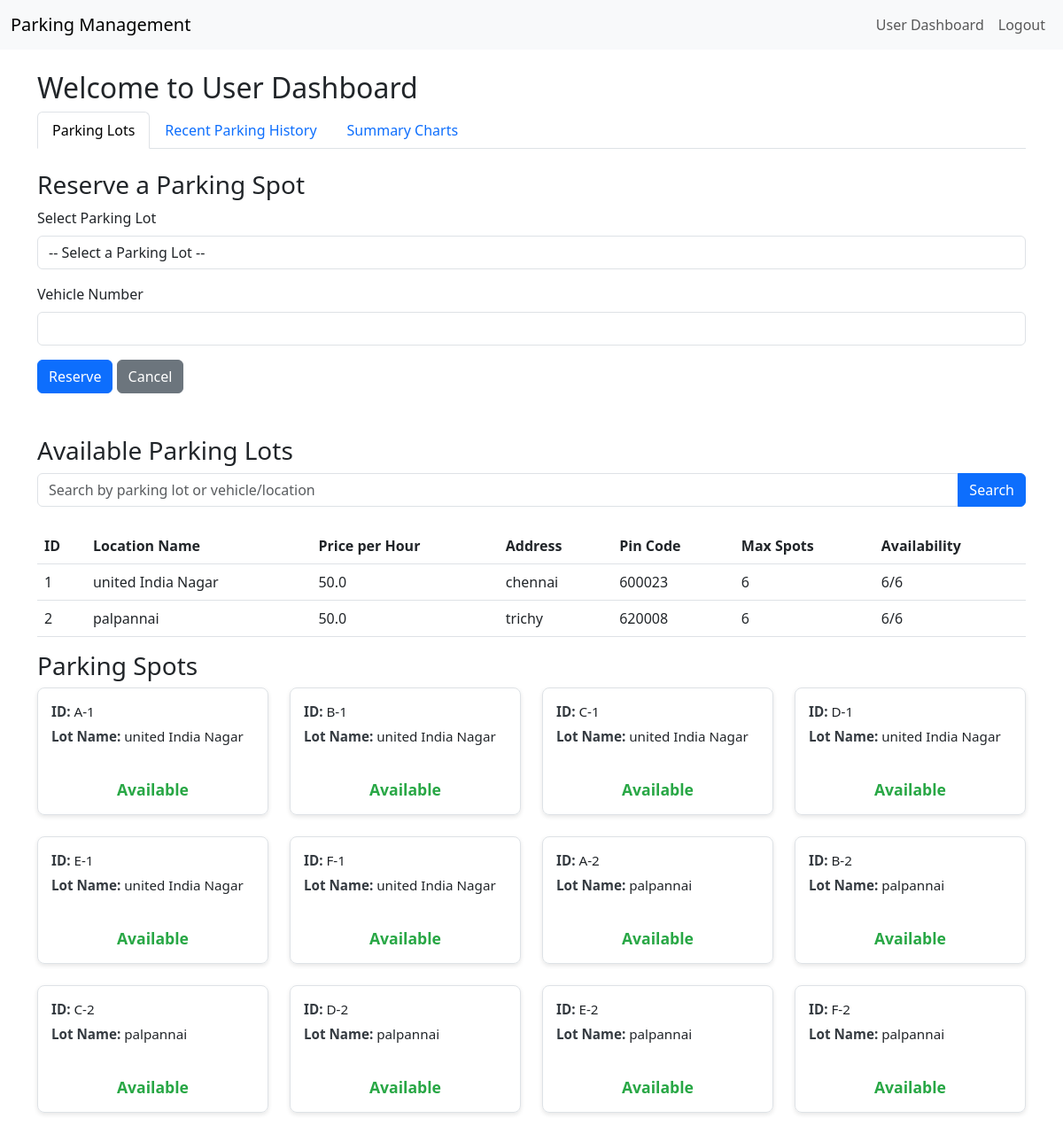
Page /user/dashboard (signed in) on the earlier database version.
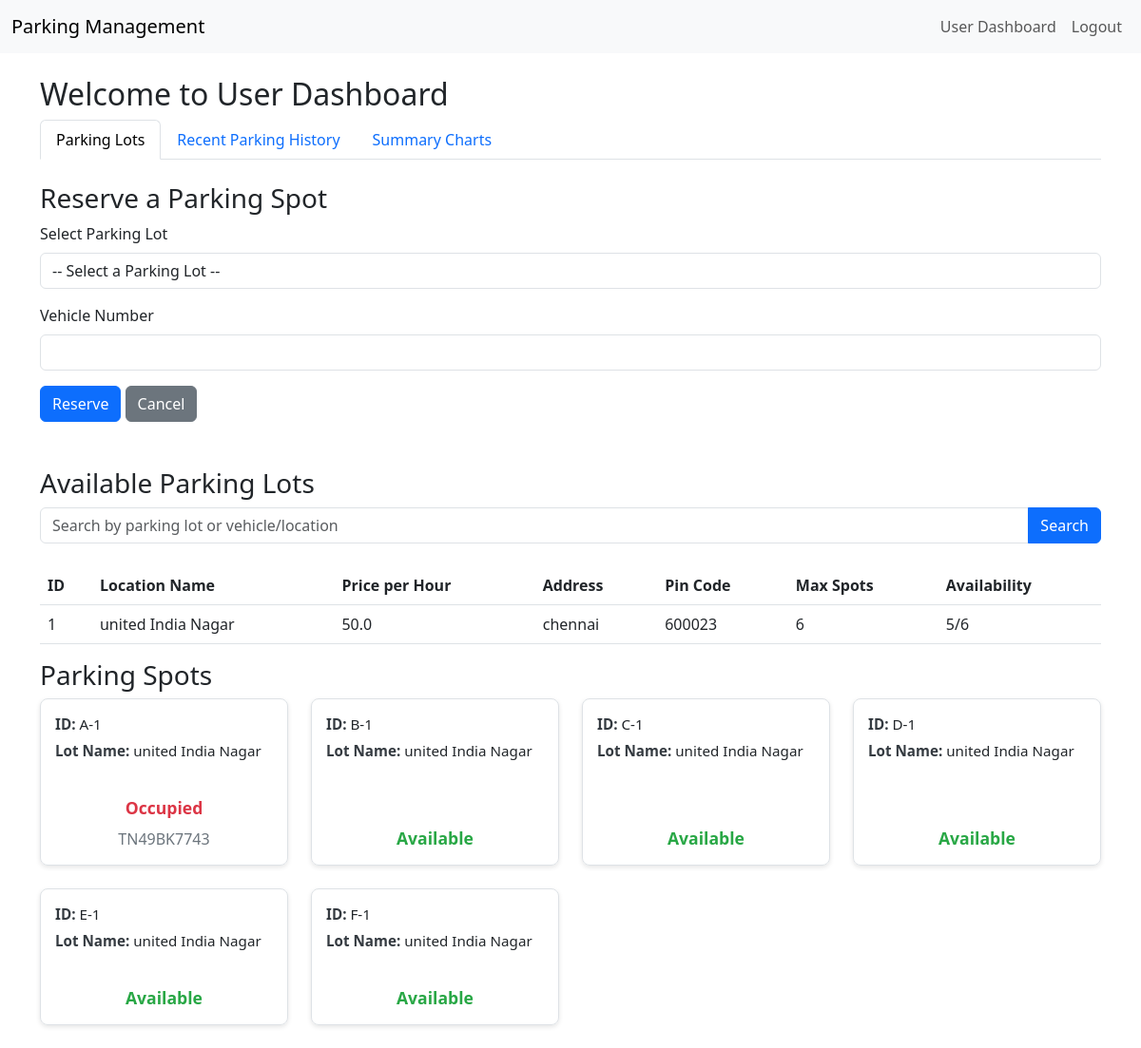
Same page on the later database version.
### models.py (models this page shows)
class ParkingLot(db.Model):
    id = db.Column(db.Integer, primary_key=True)
    prime_location_name = db.Column(db.String(100), nullable=False)
    price = db.Column(db.Float, nullable=False)
    address = db.Column(db.String(200), nullable=False)
    pin_code = db.Column(db.String(10), nullable=False)
    maximum_number_of_spots = db.Column(db.Integer, nullable=False)

class ParkingSpot(db.Model):
    id = db.Column(db.Integer, primary_key=True)
    lot_id = db.Column(db.Integer, db.ForeignKey('parking_lot.id'), nullable=False)
    status = db.Column(db.String(1), nullable=False, default='A')

class Reservation(db.Model):
    id = db.Column(db.Integer, primary_key=True)
    spot_id = db.Column(db.Integer, db.ForeignKey('parking_spot.id'), nullable=False)
    user_id = db.Column(db.Integer, db.ForeignKey('user.id'), nullable=False)
    vehicle_number = db.Column(db.String(20), nullable=True)
    parking_timestamp = db.Column(db.DateTime, nullable=False)
    leaving_timestamp = db.Column(db.DateTime, nullable=True)
    parking_cost = db.Column(db.Float, nullable=True)

### app.py (the view)
@app.route('/user/dashboard')
def user_dashboard():
    user = get_current_user()
    if not user or user.role != 'user':
        flash('User access required.', 'danger')
        return redirect(url_for('login'))
    lots = ParkingLot.query.all()
    spots = ParkingSpot.query.all()
    active_reservations = Reservation.query.filter_by(leaving_timestamp=None).all()
    reservation_dict = {res.spot_id: res for res in active_reservations}
    lot_dict = {lot.id: lot for lot in lots}
    spots_with_lots = []
    for spot in spots:
        spots_with_lots.append({
            'spot': spot,
            'lot': lot_dict.get(spot.lot_id),
            'reservation': reservation_dict.get(spot.id)
        })
    history = Reservation.query.filter_by(user_id=user.id).order_by(Reservation.parking_timestamp.desc()).all()
    history_with_spots = []
    for res in history:
        spot = ParkingSpot.query.get(res.spot_id)
        history_with_spots.append({
            'reservation': res,
            'lot_id': spot.lot_id if spot else 'N/A'
        })
    total_reservations = len(history)
    active_reservations_count = len([res for res in history if res.leaving_timestamp is None])
    total_lots = len(lots)
    total_spots = len(spots)
    occupied_spots = len([spot for spot in spots if spot.status == 'O'])
    available_spots = total_spots - occupied_spots
    reservation = Reservation.query.filter_by(user_id=user.id, leaving_timestamp=None).first()
    reserved_spot = None
    reserved_lot = None
    if reservation:
        reserved_spot = ParkingSpot.query.get(reservation.spot_id)
        reserved_lot = ParkingLot.query.get(reserved_spot.lot_id)
    return render_template('user_dashboard.html', user=user, lots=lots, spots_with_lots=spots_with_lots, reservation=reservation, reserved_spot=reserved_spot, reserved_lot=reserved_lot, history=history_with_spots, total_reservations=total_reservations, active_reservations_count=active_reservations_count, total_lots=total_lots, total_spots=total_spots, occupied_spots=occupied_spots, available_spots=available_spots)

### app.py (called while the page is built)
def chr_filter(value):
    return chr(value)

def get_current_user():
    if 'user_id' in session:
        user = User.query.get(session['user_id'])
        print(f"Current user: {user.username if user else 'None'}")
        return user
    print("No user_id in session")
    return None

@app.context_processor
def utility_processor():
    return dict(get_current_user=get_current_user)

### templates/user_dashboard.html (shortened to what this page needs)
{% extends "base.html" %}
{% block content %}
<h2>Welcome to User Dashboard</h2>
<ul class="nav nav-tabs mb-4">
    <li class="nav-item">
        <a class="nav-link {% if not request.args.get('tab') or request.args.get('tab') == 'lots' %}active{% endif %}" href="{{ url_for('user_dashboard') }}">Parking Lots</a>
    </li>
    <li class="nav-item">
        <a class="nav-link {% if request.args.get('tab') == 'history' %}active{% endif %}" href="{{ url_for('user_dashboard') }}?tab=history">Recent Parking History</a>
    </li>
    <li class="nav-item">
        <a class="nav-link {% if request.args.get('tab') == 'summary' %}active{% endif %}" href="{{ url_for('user_dashboard') }}?tab=summary">Summary Charts</a>
    </li>
</ul>
{% if not request.args.get('tab') or request.args.get('tab') == 'lots' %}
    <h3>Reserve a Parking Spot</h3>
    <form method="POST" action="{{ url_for('reserve_spot') }}">
        <div class="mb-3">
            <label for="lot_id" class="form-label">Select Parking Lot</label>
            <select class="form-control" id="lot_id" name="lot_id" required>
                <option value="">-- Select a Parking Lot --</option>
            </select>
        </div>
        <div class="mb-3">
            <label for="vehicle_number" class="form-label">Vehicle Number</label>
            <input type="text" class="form-control" id="vehicle_number" name="vehicle_number" required>
        </div>
        <button type="submit" class="btn btn-primary">Reserve</button>
        <a href="{{ url_for('user_dashboard') }}" class="btn btn-secondary">Cancel</a>
    </form>
    <h3 class="mt-5">Available Parking Lots</h3>
    <form class="mb-4" method="GET" action="{{ url_for('user_search_lots') }}">
        <div class="input-group">
            <input type="text" class="form-control" name="query" placeholder="Search by parking lot or vehicle/location">
            <button type="submit" class="btn btn-primary">Search</button>
        </div>
    </form>
    <table class="table">
        <thead>
            <tr>
                <th>ID</th>
                <th>Location Name</th>
                <th>Price per Hour</th>
                <th>Address</th>
                <th>Pin Code</th>
                <th>Max Spots</th>
                <th>Availability</th>
            </tr>
        </thead>
        <tbody>
            {% for lot in lots %}
            <tr>
                <td>{{ lot.id }}</td>
                <td>{{ lot.prime_location_name }}</td>
                <td>{{ lot.price }}</td>
                <td>{{ lot.address }}</td>
                <td>{{ lot.pin_code }}</td>
                <td>{{ lot.maximum_number_of_spots }}</td>
                <td>
                    {% set available = spots_with_lots|selectattr('spot.lot_id', 'equalto', lot.id)|selectattr('spot.status', 'equalto', 'A')|list|length %}
                    {{ available }}/{{ lot.maximum_number_of_spots }}
                </td>
            </tr>
            {% endfor %}
        </tbody>
    </table>
    <h3>Parking Spots</h3>
    <div class="row">
        {% set grouped_spots = spots_with_lots|groupby('spot.lot_id') %}
        {% for lot_id, lot_spots in grouped_spots %}
            {% for item in lot_spots|sort(attribute='spot.id') %}
                {% set position = loop.index %}
                {% set letter = (position + 64)|chr %}
                <div class="col-12 col-sm-6 col-md-4 col-lg-3 mb-4">
                    <div class="spot-card">
                        <div>
                            <div class="spot-info">
                                <strong>ID:</strong> {{ letter }}-{{ item.spot.lot_id }}
                            </div>
                            <div class="spot-info">
                                <strong>Lot Name:</strong> {{ item.lot.prime_location_name if item.lot else 'Unknown Lot' }}
                            </div>
                        </div>
                        <div class="availability-container">
                            {% if item.spot.status == 'O' %}
                                <span data-bs-toggle="tooltip" data-bs-placement="top" title="Occupied by {{ item.reservation.vehicle_number if item.reservation else 'Unknown' }}">
                                    <span class="status-occupied">Occupied</span>
                                    {% if item.reservation %}
                                        <span class="vehicle-number">{{ item.reservation.vehicle_number }}</span>
                                    {% endif %}
                                </span>
                            {% else %}
                                <span data-bs-toggle="tooltip" data-bs-placement="top" title="Available for reservation">
                                    <span class="status-available">Available</span>
                                </span>
                            {% endif %}
                        </div>
                    </div>
                </div>
            {% endfor %}
        {% endfor %}
    </div>
{% endif %}
{% endblock %}

### templates/base.html (shortened to what this page needs)
<!DOCTYPE html>
<html lang="en">
<head>
    <link href="https://cdn.jsdelivr.net/npm/bootstrap@5.3.0/dist/css/bootstrap.min.css" rel="stylesheet">
</head>
<body>
    <nav class="navbar navbar-expand-lg navbar-light bg-light">
        <div class="container-fluid">
            <a class="navbar-brand" href="{{ url_for('index') }}">Parking Management</a>
            <div class="collapse navbar-collapse" id="navbarNav">
                <ul class="navbar-nav ms-auto">
                    {% if get_current_user() %}
                        {% if get_current_user().role == 'admin' %}
                            <li class="nav-item">
                                <a class="nav-link" href="{{ url_for('admin_dashboard') }}">Admin Dashboard</a>
                            </li>
                        {% else %}
                            <li class="nav-item">
                                <a class="nav-link" href="{{ url_for('user_dashboard') }}">User Dashboard</a>
                            </li>
                        {% endif %}
                        <li class="nav-item">
                            <a class="nav-link" href="{{ url_for('logout') }}">Logout</a>
                        </li>
                    {% endif %}
                </ul>
            </div>
        </div>
    </nav>
    <div class="container mt-4">
        {% block content %}{% endblock %}
    </div>
</body>
</html>

### templates/user_dashboard.html (style rules this page uses)
.spot-card { border: 1px solid #dee2e6; border-radius: 8px; padding: 15px; margin-bottom: 20px; box-shadow: 0 2px 5px rgba(0, 0, 0, 0.1); transition: transform 0.2s; height: 100%; display: flex; flex-direction: column; justify-content: space-between; }
.spot-card .availability-container { text-align: center; margin-top: 10px; }
.spot-card .status-available { color: #28a745; font-weight: bold; font-size: 1.1em; }
.spot-card .status-occupied { color: #dc3545; font-weight: bold; font-size: 1.1em; }
.spot-card .vehicle-number { font-size: 1em; color: #6c757d; display: block; margin-top: 8px; }
.spot-card .spot-info { font-size: 0.95em; margin-bottom: 5px; }
.spot-card .spot-info strong { color: #343a40; }

Differences in the rows shown:
removed ParkingLot: id "2", prime_location_name "palpannai", price "50.0", address "trichy", pin_code "620008", maximum_number_of_spots "6", lot "palpannai" "palpannai" "palpannai" "palpannai" "palpannai" "palpannai"
removed ParkingSpot: spot.lot_id "2"
removed ParkingSpot: spot.lot_id "2"
removed ParkingSpot: spot.lot_id "2"
removed ParkingSpot: spot.lot_id "2"
removed ParkingSpot: spot.lot_id "2"
removed ParkingSpot: spot.lot_id "2"
computed for ParkingLot "united India Nagar": maximum_number_of_spots "6" → "5"
changed ParkingSpot (number 1 of 6 on the later page): status "A" → "O" (drawn)
added Reservation: reservation.vehicle_number "TN49BK7743"
Other differences:
list line gone: "ID: A - Lot Name: Available"
new list line: "ID: A - Lot Name: Occupied"
list line gone: "1"
new list line: "1"
list line gone: "united India Nagar"
new list line: "united India Nagar"
list line gone: "ID: A - Lot Name: Available ID: B - Lot Name: Available ID: C - Lot Name: Available ID: D - Lot Name: Available ID: E - Lot Name: Available ID: F - Lot Name: Available"
